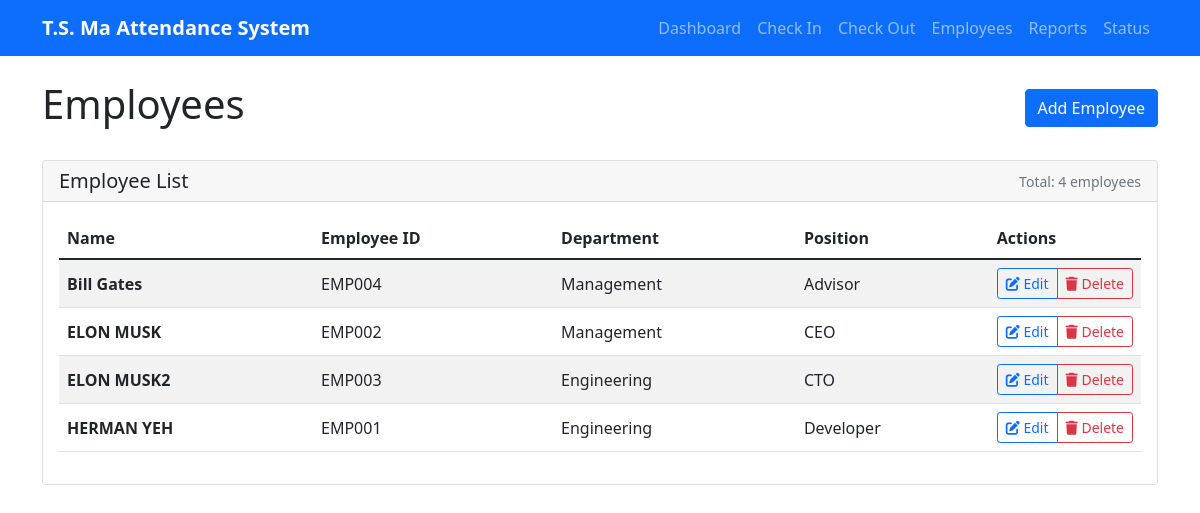
Page /employees on the earlier database version.
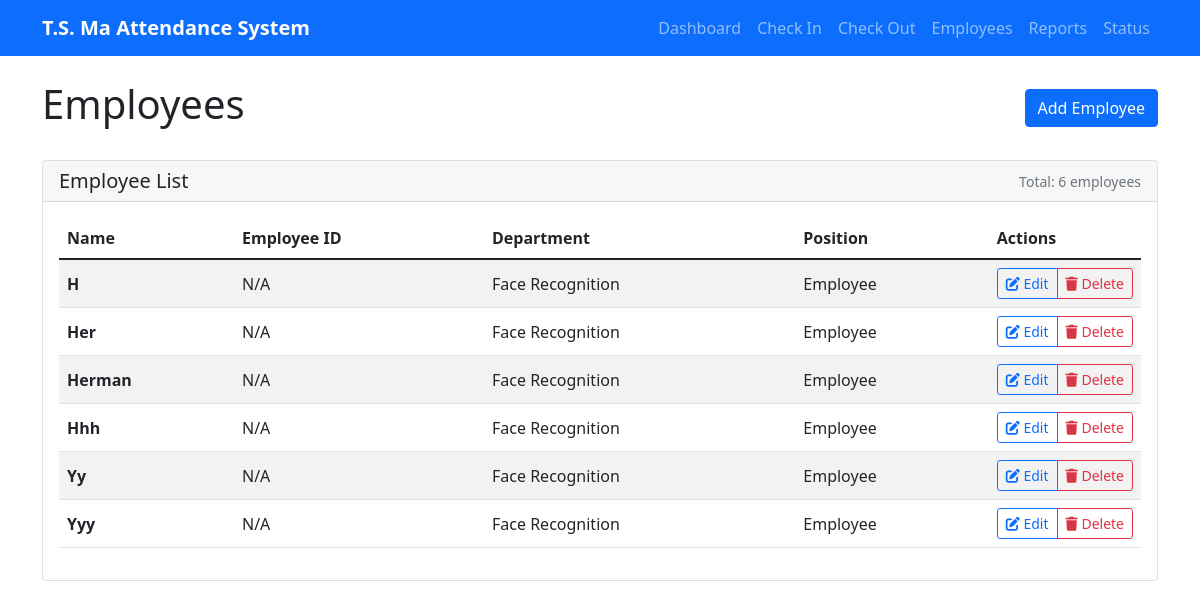
Same page on the later database version.
### tables this page shows
CREATE TABLE employees (
                    id INTEGER PRIMARY KEY AUTOINCREMENT,
                    name TEXT UNIQUE NOT NULL,
                    employee_id TEXT UNIQUE,
                    department TEXT,
                    position TEXT,
                    is_active BOOLEAN DEFAULT 1,
                    created_at TIMESTAMP DEFAULT CURRENT_TIMESTAMP
                );

### attendance_web_server.py (the view)
@app.route('/employees')
def employees():
    db = get_db()
    employees = db.get_employees()
    print(employees)
    return render_template('employees.html', employees=employees)

### attendance_database.py (called while the page is built)
    def _get_connection(self):
        return sqlite3.connect(self.db_path, check_same_thread=False)

    def get_employees(self) -> List[Dict]:
        try:
            conn = self._get_connection()
            cursor = conn.cursor()
            cursor.execute('''
                SELECT id, name, employee_id, department, position
                FROM employees
                WHERE is_active = 1
                ORDER BY name
            ''')
            employees = []
            for row in cursor.fetchall():
                employees.append({
                    'id': row[0],
                    'name': row[1],
                    'employee_id': row[2],
                    'department': row[3],
                    'position': row[4]
                })
            conn.close()
            return employees
        except Exception as e:
            print(f"Error getting employees: {e}")
            return []

### attendance_web_server.py (called while the page is built)
def get_db():
    global db
    if db is None:
        db = AttendanceDatabase()
    return db

### templates/employees.html (shortened to what this page needs)
{% extends "base.html" %}
{% block content %}
<div class="d-flex justify-content-between align-items-center mb-4">
    <h1>Employees</h1>
    <a href="/add_employee" class="btn btn-primary">Add Employee</a>
</div>
<div class="card">
    <div class="card-header d-flex justify-content-between align-items-center">
        <h5 class="card-title mb-0">Employee List</h5>
        <small class="text-muted">Total: {{ employees|length }} employees</small>
    </div>
    <div class="card-body">
        {% if employees %}
            <div class="table-responsive">
                <table class="table table-striped">
                    <thead>
                        <tr>
                            <th>Name</th>
                            <th>Employee ID</th>
                            <th>Department</th>
                            <th>Position</th>
                            <th width="150">Actions</th>
                        </tr>
                    </thead>
                    <tbody>
                        {% for emp in employees %}
                        <tr>
                            <td><strong>{{ emp.name }}</strong></td>
                            <td>{{ emp.employee_id or 'N/A' }}</td>
                            <td>{{ emp.department or 'N/A' }}</td>
                            <td>{{ emp.position or 'N/A' }}</td>
                            <td class="action-buttons">
                                <div class="btn-group" role="group">
                                    <a href="/edit_employee/{{ emp.name|urlencode }}"
                                       class="btn btn-sm btn-outline-primary"
                                       title="Edit Employee">
                                        <i class="fas fa-edit"></i> Edit
                                    </a>
                                    <button type="button"
                                            class="btn btn-sm btn-outline-danger"
                                            onclick="confirmDelete('{{ emp.name }}')"
                                            title="Delete Employee">
                                        <i class="fas fa-trash"></i> Delete
                                    </button>
                                </div>
                            </td>
                        </tr>
                        {% endfor %}
                    </tbody>
                </table>
            </div>
        {% else %}
            <div class="text-center py-4">
                <i class="fas fa-users-slash text-muted fa-2x mb-2"></i>
                <p class="text-muted">No employees found.</p>
                <a href="/add_employee" class="btn btn-primary">Add First Employee</a>
            </div>
        {% endif %}
    </div>
</div>
{% endblock %}

Differences in the rows shown:
removed employees: name "Bill Gates", employee "EMP004", department "Management", position "Advisor"
removed employees: name "ELON MUSK", employee "EMP002", department "Management", position "CEO"
removed employees: name "ELON MUSK2", employee "EMP003", department "Engineering", position "CTO"
removed employees: name "HERMAN YEH", employee "EMP001", department "Engineering", position "Developer"
added employees: name "H", employee_id "N/A", department "Face Recognition", position "Employee"
added employees: name "Her", employee_id "N/A", department "Face Recognition", position "Employee"
added employees: name "Herman", employee_id "N/A", department "Face Recognition", position "Employee"
added employees: name "Hhh", employee_id "N/A", department "Face Recognition", position "Employee"
added employees: name "Yy", employee_id "N/A", department "Face Recognition", position "Employee"
added employees: name "Yyy", employee_id "N/A", department "Face Recognition", position "Employee"
Other differences:
{{ employees|length }}: "4" → "6"
